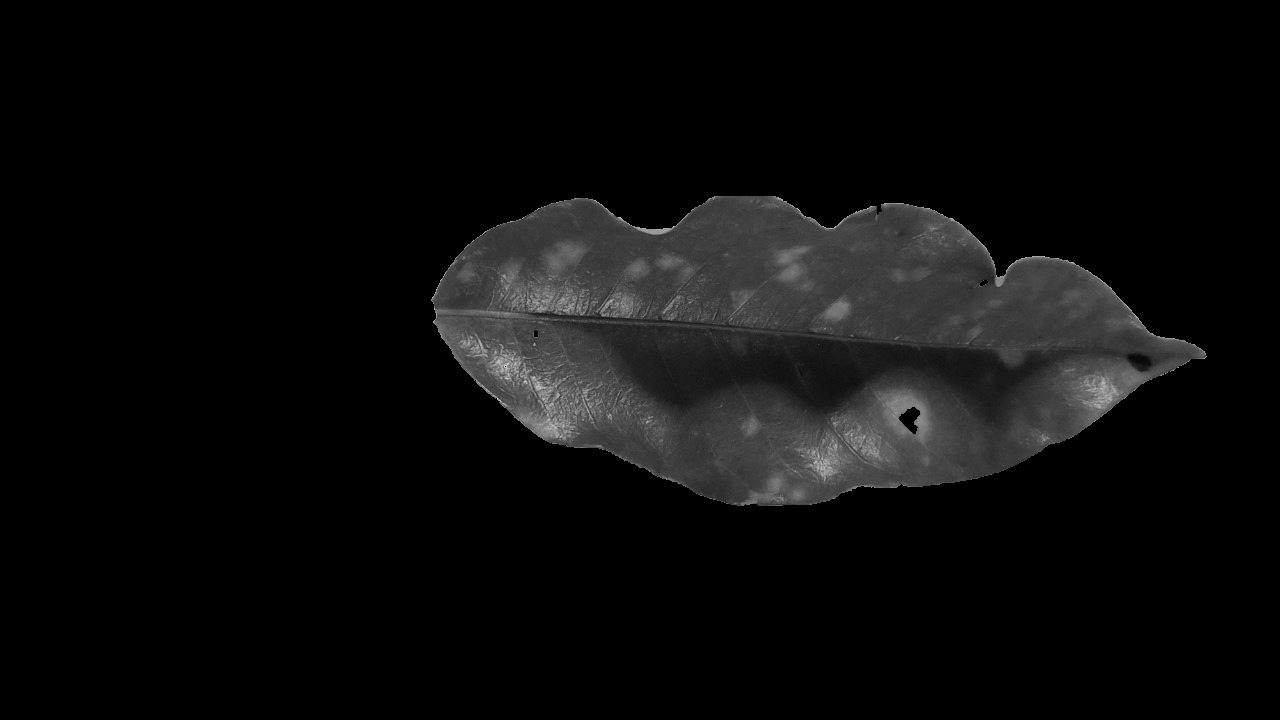
#> input picture resultados/f1.png, 1280 x 720 px, given in place of f1.jpeg, which was not available
$ python transparent_back_percent.py
#> lines starting #> are read from the running program, lines starting #| are printed output that depends on the picture; after the words box and inside, x2 and y2 are one past the last pixel; in counts of white or black regions, pixels touching at a corner belong together; pictures that were not available may be replaced by others from this repository, and a replacement may not be noted
#> further down, img is the input picture: shape (720, 1280, 3); min 0, max 216, mean 12
### utils.py
import cv2
import numpy as np
from matplotlib import pyplot as plt
from functools import reduce
import operator
import collections
from sklearn.cluster import KMeans
import os


def resize(img, scale_percent=50):
#> called with scale_percent = 50
    width = int(img.shape[1] * (scale_percent / 100))
#> width = 640
    height = int(img.shape[0] * (scale_percent / 100))
#> height = 360
    dim = (width, height)
#> dim = (640, 360)
    resized = cv2.resize(img, dim, interpolation=cv2.INTER_AREA)
    return resized


# [33 lines left out: functions toHSV, centroid_histogram, plot_colors, img_plot, not called in this run]


def img_show():
    plt.show()


# [67 lines left out: functions black_back, color_filter, to_Transparent, organizarCorArray, toKmeans, not called in this run]

### transparent_back_percent.py
import cv2
import numpy as np
import utils as ut
from matplotlib import pyplot as plt

# Black background
img = '/home/brito/Documentos/Dev/tcc/img/f1.jpeg'
img = cv2.imread(img)
mask = np.zeros(img.shape[:2],np.uint8)

bgdModel = np.zeros((1,65),np.float64)
fgdModel = np.zeros((1,65),np.float64)

rect = (430,196,800,310)
cv2.grabCut(img,mask,rect,bgdModel,fgdModel,5,cv2.GC_INIT_WITH_RECT)

mask2 = np.where((mask==2)|(mask==0),0,1).astype('uint8')
img = img*mask2[:,:,np.newaxis]

cv2.imshow("BlackBack", ut.resize(img))
cv2.waitKey(0)

# Percent of green
green = [57, 79, 42]  # RGB
diff = 25
boundaries = [([green[2]-diff, green[1]-diff, green[0]-diff],
               [green[2]+diff, green[1]+diff, green[0]+diff])]


for (lower, upper) in boundaries:
    lower = np.array(lower, dtype=np.uint8)
    upper = np.array(upper, dtype=np.uint8)
    mask = cv2.inRange(img, lower, upper)
    output = cv2.bitwise_and(img, img, mask=mask)

    ratio_green = cv2.countNonZero(mask)/(img.size/3)
    print('green pixel percentage:', np.round(ratio_green*100, 2))

    cv2.imshow("Percent of Green", np.hstack([ut.resize(img), ut.resize(output)]))
    cv2.waitKey(0)
#> this loop made 1 pass
#> ratio_green on pass 1: 0.0677
#| green pixel percentage: 6.77
#> pass 1, `mask = cv2.inRange(img, lower, upper)`:
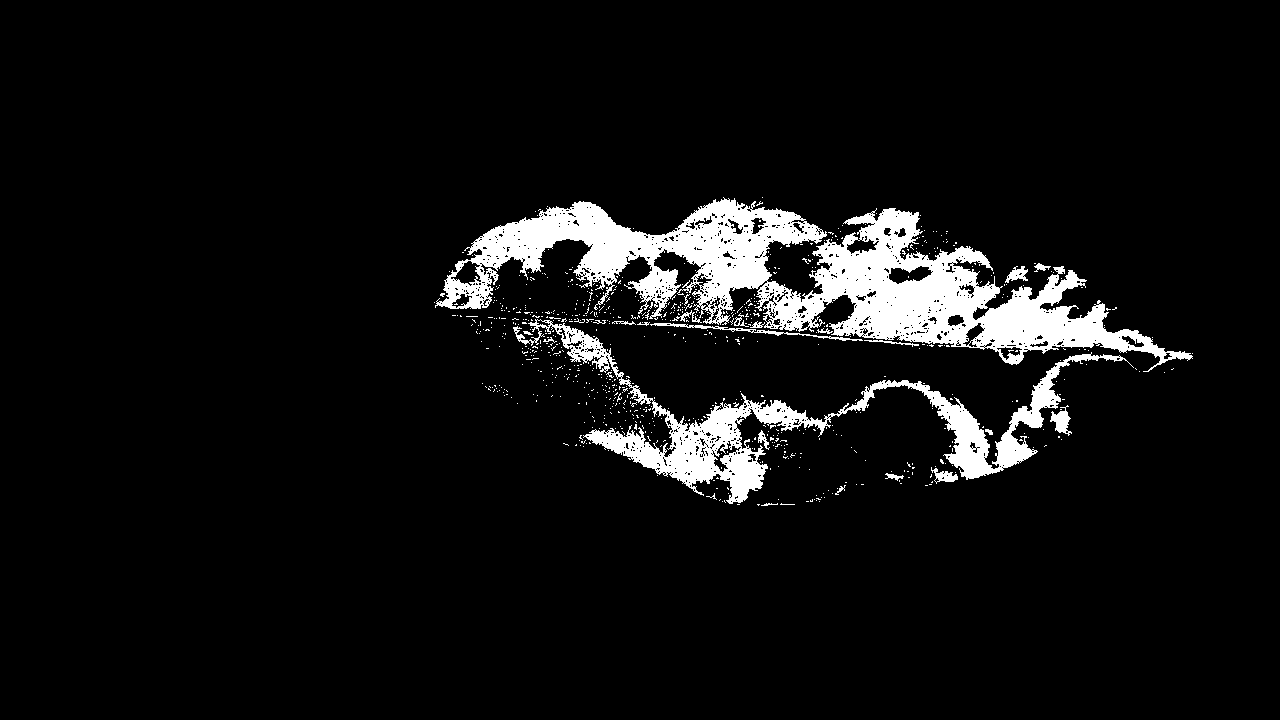
#> mask: shape (720, 1280); 6.8% white; 765 white regions (742 under 20 px), largest, box (x1, y1, x2, y2) and area: (435, 197, 1193, 372) 42606, (513, 319, 1134, 504) 15850, (650, 323, 863, 341) 490
#> pass 1, `output = cv2.bitwise_and(img, img, mask=mask)`:
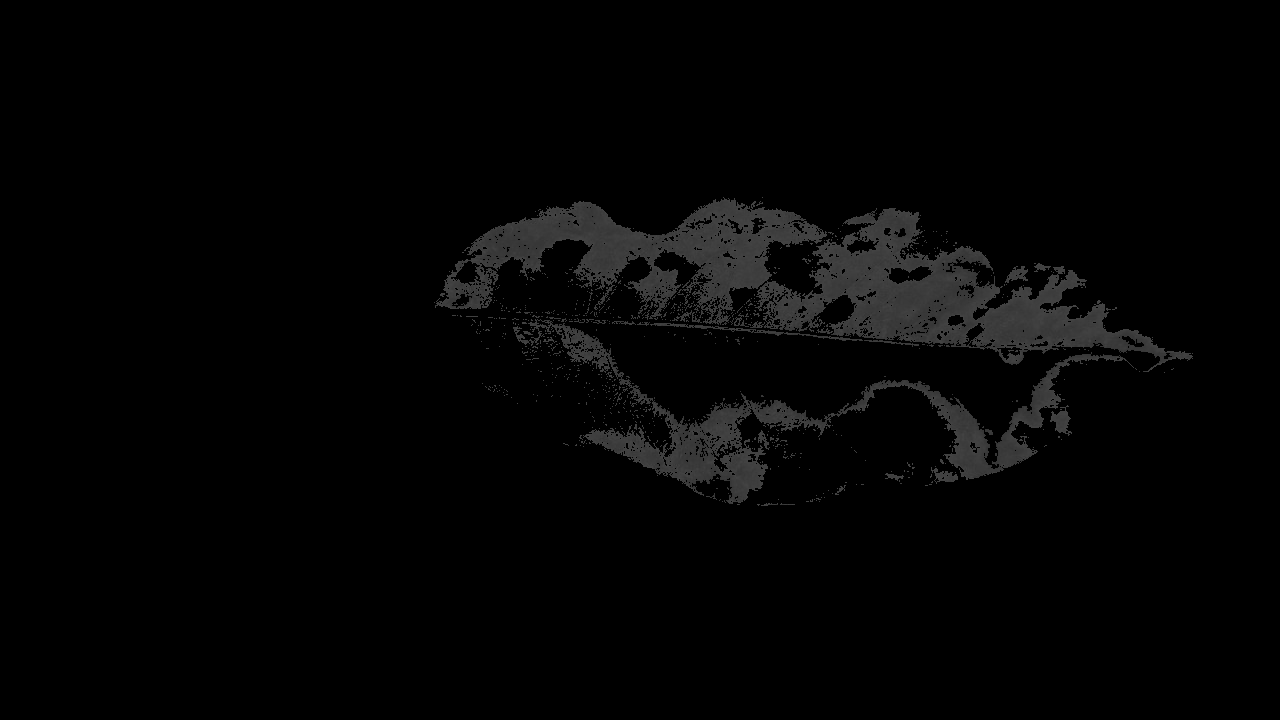
#> output: shape (720, 1280, 3); min 0, max 67, mean 4.1
#> pass 1, `cv2.imshow("Percent of Green", np.hstack([ut.resize(img), ut.resize(ou..`:
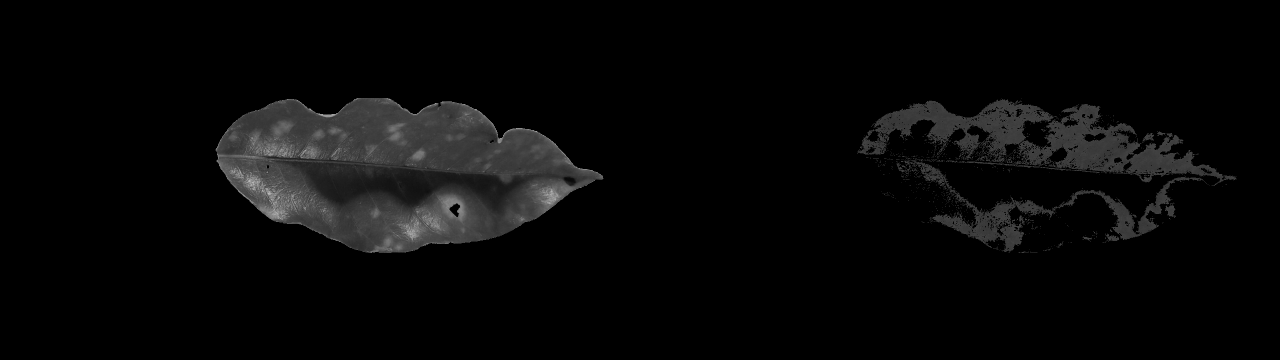
#> window 'Percent of Green': shape (360, 1280, 3); min 0, max 189, mean 8.1

$ run again, with resultados/f10_b.png copied over resultados/f1.png
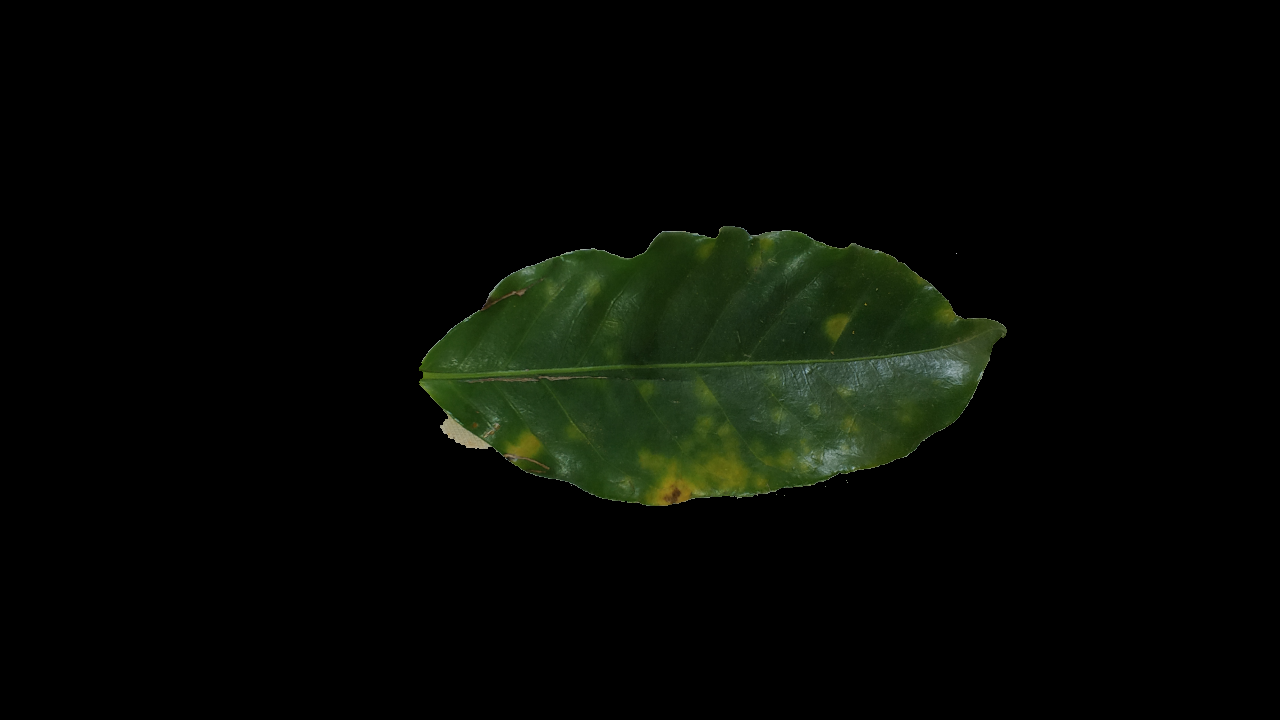
#> input picture resultados/f10_b.png, 1280 x 720 px, given in place of f1.jpeg, which was not available
#> img is the input picture: shape (720, 1280, 3); mean B, G, R 3.8, 8.6, 5.8
#> the loop `for (lower, upper) in boundaries:` made 1 pass
#> ratio_green on pass 1: 0.0728
#> (printed output is left out)
#> pass 1, `mask = cv2.inRange(img, lower, upper)`:
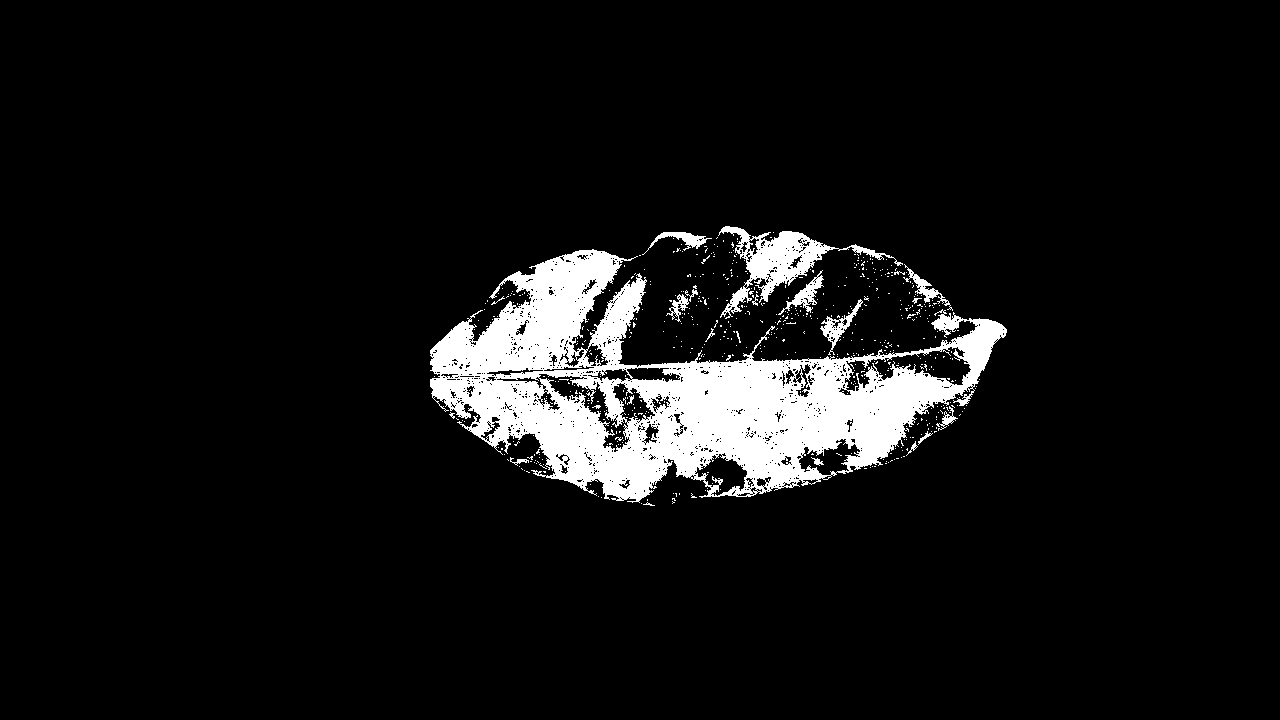
#> mask: shape (720, 1280); 7.3% white; 589 white regions (569 under 20 px), largest, box (x1, y1, x2, y2) and area: (430, 249, 1007, 503) 59119, (718, 226, 903, 319) 3924, (820, 299, 863, 355) 540
#> pass 1, `cv2.imshow("Percent of Green", np.hstack([ut.resize(img), ut.resize(ou..`:
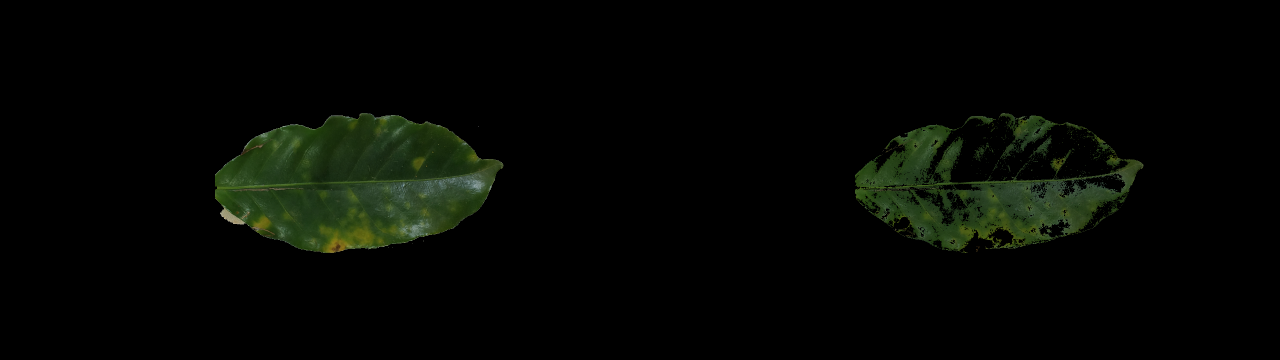
#> window 'Percent of Green': shape (360, 1280, 3); mean B, G, R 3, 6.9, 4.6
